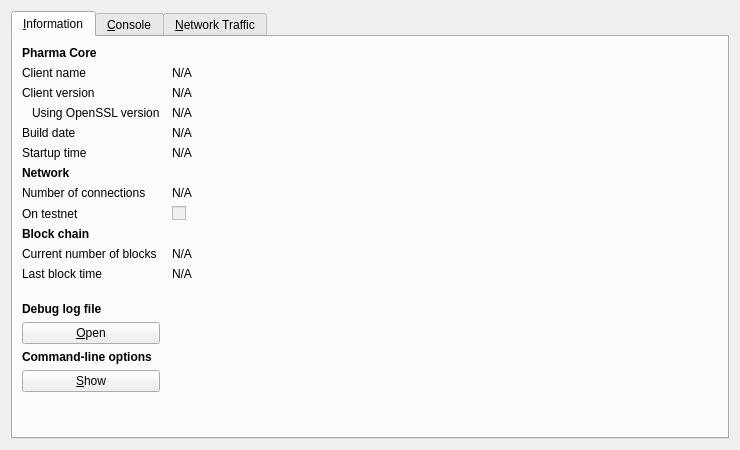
<?xml version="1.0" encoding="UTF-8"?>
<ui version="4.0">
 <class>RPCConsole</class>
 <widget class="QDialog" name="RPCConsole">
  <property name="geometry">
   <rect>
    <x>0</x>
    <y>0</y>
    <width>740</width>
    <height>450</height>
   </rect>
  </property>
  <property name="windowTitle">
   <string>Pharma - Debug window</string>
  </property>
  <layout class="QVBoxLayout" name="verticalLayout_2">
   <item>
    <widget class="QTabWidget" name="tabWidget">
     <property name="currentIndex">
      <number>0</number>
     </property>
     <widget class="QWidget" name="tab_info">
      <attribute name="title">
       <string>&amp;Information</string>
      </attribute>
      <layout class="QGridLayout" name="gridLayout" columnstretch="0,1">
       <property name="horizontalSpacing">
        <number>12</number>
       </property>
       <item row="0" column="0">
        <widget class="QLabel" name="label_9">
         <property name="font">
          <font>
           <weight>75</weight>
           <bold>true</bold>
          </font>
         </property>
         <property name="text">
          <string>Pharma Core</string>
         </property>
        </widget>
       </item>
       <item row="1" column="0">
        <widget class="QLabel" name="label_5">
         <property name="text">
          <string>Client name</string>
         </property>
        </widget>
       </item>
       <item row="1" column="1">
        <widget class="QLabel" name="clientName">
         <property name="cursor">
          <cursorShape>IBeamCursor</cursorShape>
         </property>
         <property name="text">
          <string>N/A</string>
         </property>
         <property name="textFormat">
          <enum>Qt::PlainText</enum>
         </property>
         <property name="textInteractionFlags">
          <set>Qt::LinksAccessibleByMouse|Qt::TextSelectableByKeyboard|Qt::TextSelectableByMouse</set>
         </property>
        </widget>
       </item>
       <item row="2" column="0">
        <widget class="QLabel" name="label_6">
         <property name="text">
          <string>Client version</string>
         </property>
        </widget>
       </item>
       <item row="2" column="1">
        <widget class="QLabel" name="clientVersion">
         <property name="cursor">
          <cursorShape>IBeamCursor</cursorShape>
         </property>
         <property name="text">
          <string>N/A</string>
         </property>
         <property name="textFormat">
          <enum>Qt::PlainText</enum>
         </property>
         <property name="textInteractionFlags">
          <set>Qt::LinksAccessibleByMouse|Qt::TextSelectableByKeyboard|Qt::TextSelectableByMouse</set>
         </property>
        </widget>
       </item>
       <item row="3" column="0">
        <widget class="QLabel" name="label_14">
         <property name="text">
          <string>Using OpenSSL version</string>
         </property>
         <property name="indent">
          <number>10</number>
         </property>
        </widget>
       </item>
       <item row="3" column="1">
        <widget class="QLabel" name="openSSLVersion">
         <property name="cursor">
          <cursorShape>IBeamCursor</cursorShape>
         </property>
         <property name="text">
          <string>N/A</string>
         </property>
         <property name="textFormat">
          <enum>Qt::PlainText</enum>
         </property>
         <property name="textInteractionFlags">
          <set>Qt::LinksAccessibleByMouse|Qt::TextSelectableByKeyboard|Qt::TextSelectableByMouse</set>
         </property>
        </widget>
       </item>
       <item row="4" column="0">
        <widget class="QLabel" name="label_12">
         <property name="text">
          <string>Build date</string>
         </property>
        </widget>
       </item>
       <item row="4" column="1">
        <widget class="QLabel" name="buildDate">
         <property name="cursor">
          <cursorShape>IBeamCursor</cursorShape>
         </property>
         <property name="text">
          <string>N/A</string>
         </property>
         <property name="textFormat">
          <enum>Qt::PlainText</enum>
         </property>
         <property name="textInteractionFlags">
          <set>Qt::LinksAccessibleByMouse|Qt::TextSelectableByKeyboard|Qt::TextSelectableByMouse</set>
         </property>
        </widget>
       </item>
       <item row="5" column="0">
        <widget class="QLabel" name="label_13">
         <property name="text">
          <string>Startup time</string>
         </property>
        </widget>
       </item>
       <item row="5" column="1">
        <widget class="QLabel" name="startupTime">
         <property name="cursor">
          <cursorShape>IBeamCursor</cursorShape>
         </property>
         <property name="text">
          <string>N/A</string>
         </property>
         <property name="textFormat">
          <enum>Qt::PlainText</enum>
         </property>
         <property name="textInteractionFlags">
          <set>Qt::LinksAccessibleByMouse|Qt::TextSelectableByKeyboard|Qt::TextSelectableByMouse</set>
         </property>
        </widget>
       </item>
       <item row="6" column="0">
        <widget class="QLabel" name="label_11">
         <property name="font">
          <font>
           <weight>75</weight>
           <bold>true</bold>
          </font>
         </property>
         <property name="text">
          <string>Network</string>
         </property>
        </widget>
       </item>
       <item row="7" column="0">
        <widget class="QLabel" name="label_7">
         <property name="text">
          <string>Number of connections</string>
         </property>
        </widget>
       </item>
       <item row="7" column="1">
        <widget class="QLabel" name="numberOfConnections">
         <property name="cursor">
          <cursorShape>IBeamCursor</cursorShape>
         </property>
         <property name="text">
          <string>N/A</string>
         </property>
         <property name="textFormat">
          <enum>Qt::PlainText</enum>
         </property>
         <property name="textInteractionFlags">
          <set>Qt::LinksAccessibleByMouse|Qt::TextSelectableByKeyboard|Qt::TextSelectableByMouse</set>
         </property>
        </widget>
       </item>
       <item row="8" column="0">
        <widget class="QLabel" name="label_8">
         <property name="text">
          <string>On testnet</string>
         </property>
        </widget>
       </item>
       <item row="8" column="1">
        <widget class="QCheckBox" name="isTestNet">
         <property name="enabled">
          <bool>false</bool>
         </property>
         <property name="text">
          <string/>
         </property>
        </widget>
       </item>
       <item row="9" column="0">
        <widget class="QLabel" name="label_10">
         <property name="font">
          <font>
           <weight>75</weight>
           <bold>true</bold>
          </font>
         </property>
         <property name="text">
          <string>Block chain</string>
         </property>
        </widget>
       </item>
       <item row="10" column="0">
        <widget class="QLabel" name="label_3">
         <property name="text">
          <string>Current number of blocks</string>
         </property>
        </widget>
       </item>
       <item row="10" column="1">
        <widget class="QLabel" name="numberOfBlocks">
         <property name="cursor">
          <cursorShape>IBeamCursor</cursorShape>
         </property>
         <property name="text">
          <string>N/A</string>
         </property>
         <property name="textFormat">
          <enum>Qt::PlainText</enum>
         </property>
         <property name="textInteractionFlags">
          <set>Qt::LinksAccessibleByMouse|Qt::TextSelectableByKeyboard|Qt::TextSelectableByMouse</set>
         </property>
        </widget>
       </item>
       <item row="11" column="0">
        <widget class="QLabel" name="label_2">
         <property name="text">
          <string>Last block time</string>
         </property>
        </widget>
       </item>
       <item row="11" column="1">
        <widget class="QLabel" name="lastBlockTime">
         <property name="cursor">
          <cursorShape>IBeamCursor</cursorShape>
         </property>
         <property name="text">
          <string>N/A</string>
         </property>
         <property name="textFormat">
          <enum>Qt::PlainText</enum>
         </property>
         <property name="textInteractionFlags">
          <set>Qt::LinksAccessibleByMouse|Qt::TextSelectableByKeyboard|Qt::TextSelectableByMouse</set>
         </property>
        </widget>
       </item>
       <item row="12" column="0">
        <spacer name="verticalSpacer_2">
         <property name="orientation">
          <enum>Qt::Vertical</enum>
         </property>
         <property name="sizeHint" stdset="0">
          <size>
           <width>20</width>
           <height>20</height>
          </size>
         </property>
        </spacer>
       </item>
       <item row="13" column="0">
        <widget class="QLabel" name="labelDebugLogfile">
         <property name="font">
          <font>
           <weight>75</weight>
           <bold>true</bold>
          </font>
         </property>
         <property name="text">
          <string>Debug log file</string>
         </property>
        </widget>
       </item>
       <item row="14" column="0">
        <widget class="QPushButton" name="openDebugLogfileButton">
         <property name="toolTip">
          <string>Open the Pharma debug log file from the current data directory. This can take a few seconds for large log files.</string>
         </property>
         <property name="text">
          <string>&amp;Open</string>
         </property>
         <property name="autoDefault">
          <bool>false</bool>
         </property>
        </widget>
       </item>
       <item row="15" column="0">
        <widget class="QLabel" name="labelCLOptions">
         <property name="font">
          <font>
           <weight>75</weight>
           <bold>true</bold>
          </font>
         </property>
         <property name="text">
          <string>Command-line options</string>
         </property>
        </widget>
       </item>
       <item row="16" column="0">
        <widget class="QPushButton" name="showCLOptionsButton">
         <property name="toolTip">
          <string>Show the Pharma-Qt help message to get a list with possible Pharma command-line options.</string>
         </property>
         <property name="text">
          <string>&amp;Show</string>
         </property>
         <property name="autoDefault">
          <bool>false</bool>
         </property>
        </widget>
       </item>
       <item row="17" column="0">
        <spacer name="verticalSpacer">
         <property name="orientation">
          <enum>Qt::Vertical</enum>
         </property>
         <property name="sizeHint" stdset="0">
          <size>
           <width>20</width>
           <height>40</height>
          </size>
         </property>
        </spacer>
       </item>
      </layout>
     </widget>
     <widget class="QWidget" name="tab_console">
      <attribute name="title">
       <string>&amp;Console</string>
      </attribute>
      <layout class="QVBoxLayout" name="verticalLayout_3">
       <property name="spacing">
        <number>3</number>
       </property>
       <item>
        <widget class="QTextEdit" name="messagesWidget">
         <property name="minimumSize">
          <size>
           <width>0</width>
           <height>100</height>
          </size>
         </property>
         <property name="readOnly">
          <bool>true</bool>
         </property>
         <property name="tabKeyNavigation" stdset="0">
          <bool>false</bool>
         </property>
         <property name="columnCount" stdset="0">
          <number>2</number>
         </property>
        </widget>
       </item>
       <item>
        <layout class="QHBoxLayout" name="horizontalLayout">
         <property name="spacing">
          <number>3</number>
         </property>
         <item>
          <widget class="QLabel" name="label">
           <property name="text">
            <string notr="true">&gt;</string>
           </property>
          </widget>
         </item>
         <item>
          <widget class="QLineEdit" name="lineEdit"/>
         </item>
         <item>
          <widget class="QPushButton" name="clearButton">
           <property name="maximumSize">
            <size>
             <width>24</width>
             <height>24</height>
            </size>
           </property>
           <property name="toolTip">
            <string>Clear console</string>
           </property>
           <property name="text">
            <string/>
           </property>
           <property name="icon">
            <iconset resource="../bitcoin.qrc">
             <normaloff>:/icons/remove</normaloff>:/icons/remove</iconset>
           </property>
           <property name="shortcut">
            <string notr="true">Ctrl+L</string>
           </property>
           <property name="autoDefault">
            <bool>false</bool>
           </property>
          </widget>
         </item>
        </layout>
       </item>
      </layout>
     </widget>
     <widget class="QWidget" name="tab">
      <attribute name="title">
       <string>&amp;Network Traffic</string>
      </attribute>
      <layout class="QHBoxLayout" name="horizontalLayout_3">
       <item>
        <layout class="QVBoxLayout" name="verticalLayout_4">
         <item>
          <widget class="TrafficGraphWidget" name="trafficGraph" native="true">
           <property name="sizePolicy">
            <sizepolicy hsizetype="Expanding" vsizetype="Expanding">
             <horstretch>0</horstretch>
             <verstretch>0</verstretch>
            </sizepolicy>
           </property>
          </widget>
         </item>
         <item>
          <layout class="QHBoxLayout" name="horizontalLayout_2">
           <item>
            <widget class="QSlider" name="sldGraphRange">
             <property name="minimum">
              <number>1</number>
             </property>
             <property name="maximum">
              <number>288</number>
             </property>
             <property name="pageStep">
              <number>12</number>
             </property>
             <property name="value">
              <number>6</number>
             </property>
             <property name="orientation">
              <enum>Qt::Horizontal</enum>
             </property>
            </widget>
           </item>
           <item>
            <widget class="QLabel" name="lblGraphRange">
             <property name="minimumSize">
              <size>
               <width>100</width>
               <height>0</height>
              </size>
             </property>
             <property name="alignment">
              <set>Qt::AlignCenter</set>
             </property>
            </widget>
           </item>
           <item>
            <widget class="QPushButton" name="btnClearTrafficGraph">
             <property name="text">
              <string>&amp;Clear</string>
             </property>
            </widget>
           </item>
          </layout>
         </item>
        </layout>
       </item>
       <item>
        <layout class="QVBoxLayout" name="verticalLayout">
         <item>
          <widget class="QGroupBox" name="groupBox">
           <property name="title">
            <string>Totals</string>
           </property>
           <layout class="QVBoxLayout" name="verticalLayout_5">
            <item>
             <layout class="QHBoxLayout" name="horizontalLayout_4">
              <item>
               <widget class="Line" name="line">
                <property name="sizePolicy">
                 <sizepolicy hsizetype="Fixed" vsizetype="Fixed">
                  <horstretch>0</horstretch>
                  <verstretch>0</verstretch>
                 </sizepolicy>
                </property>
                <property name="minimumSize">
                 <size>
                  <width>10</width>
                  <height>0</height>
                 </size>
                </property>
                <property name="palette">
                 <palette>
                  <active>
                   <colorrole role="Light">
                    <brush brushstyle="SolidPattern">
                     <color alpha="255">
                      <red>0</red>
                      <green>255</green>
                      <blue>0</blue>
                     </color>
                    </brush>
                   </colorrole>
                  </active>
                  <inactive>
                   <colorrole role="Light">
                    <brush brushstyle="SolidPattern">
                     <color alpha="255">
                      <red>0</red>
                      <green>255</green>
                      <blue>0</blue>
                     </color>
                    </brush>
                   </colorrole>
                  </inactive>
                  <disabled>
                   <colorrole role="Light">
                    <brush brushstyle="SolidPattern">
                     <color alpha="255">
                      <red>0</red>
                      <green>255</green>
                      <blue>0</blue>
                     </color>
                    </brush>
                   </colorrole>
                  </disabled>
                 </palette>
                </property>
                <property name="orientation">
                 <enum>Qt::Horizontal</enum>
                </property>
               </widget>
              </item>
              <item>
               <widget class="QLabel" name="label_16">
                <property name="text">
                 <string>In:</string>
                </property>
               </widget>
              </item>
              <item>
               <widget class="QLabel" name="lblBytesIn">
                <property name="minimumSize">
                 <size>
                  <width>50</width>
                  <height>0</height>
                 </size>
                </property>
                <property name="alignment">
                 <set>Qt::AlignRight|Qt::AlignTrailing|Qt::AlignVCenter</set>
                </property>
               </widget>
              </item>
             </layout>
            </item>
            <item>
             <layout class="QHBoxLayout" name="horizontalLayout_5">
              <item>
               <widget class="Line" name="line_2">
                <property name="sizePolicy">
                 <sizepolicy hsizetype="Fixed" vsizetype="Fixed">
                  <horstretch>0</horstretch>
                  <verstretch>0</verstretch>
                 </sizepolicy>
                </property>
                <property name="minimumSize">
                 <size>
                  <width>10</width>
                  <height>0</height>
                 </size>
                </property>
                <property name="palette">
                 <palette>
                  <active>
                   <colorrole role="Light">
                    <brush brushstyle="SolidPattern">
                     <color alpha="255">
                      <red>255</red>
                      <green>0</green>
                      <blue>0</blue>
                     </color>
                    </brush>
                   </colorrole>
                  </active>
                  <inactive>
                   <colorrole role="Light">
                    <brush brushstyle="SolidPattern">
                     <color alpha="255">
                      <red>255</red>
                      <green>0</green>
                      <blue>0</blue>
                     </color>
                    </brush>
                   </colorrole>
                  </inactive>
                  <disabled>
                   <colorrole role="Light">
                    <brush brushstyle="SolidPattern">
                     <color alpha="255">
                      <red>255</red>
                      <green>0</green>
                      <blue>0</blue>
                     </color>
                    </brush>
                   </colorrole>
                  </disabled>
                 </palette>
                </property>
                <property name="orientation">
                 <enum>Qt::Horizontal</enum>
                </property>
               </widget>
              </item>
              <item>
               <widget class="QLabel" name="label_17">
                <property name="text">
                 <string>Out:</string>
                </property>
               </widget>
              </item>
              <item>
               <widget class="QLabel" name="lblBytesOut">
                <property name="minimumSize">
                 <size>
                  <width>50</width>
                  <height>0</height>
                 </size>
                </property>
                <property name="alignment">
                 <set>Qt::AlignRight|Qt::AlignTrailing|Qt::AlignVCenter</set>
                </property>
               </widget>
              </item>
             </layout>
            </item>
            <item>
             <spacer name="verticalSpacer_4">
              <property name="orientation">
               <enum>Qt::Vertical</enum>
              </property>
              <property name="sizeHint" stdset="0">
               <size>
                <width>20</width>
                <height>407</height>
               </size>
              </property>
             </spacer>
            </item>
           </layout>
          </widget>
         </item>
        </layout>
       </item>
      </layout>
     </widget>
    </widget>
   </item>
  </layout>
 </widget>
 <customwidgets>
  <customwidget>
   <class>TrafficGraphWidget</class>
   <extends>QWidget</extends>
   <header>trafficgraphwidget.h</header>
   <container>1</container>
   <slots>
    <slot>clear()</slot>
   </slots>
  </customwidget>
 </customwidgets>
 <resources>
  <include location="../bitcoin.qrc"/>
 </resources>
 <connections/>
</ui>
